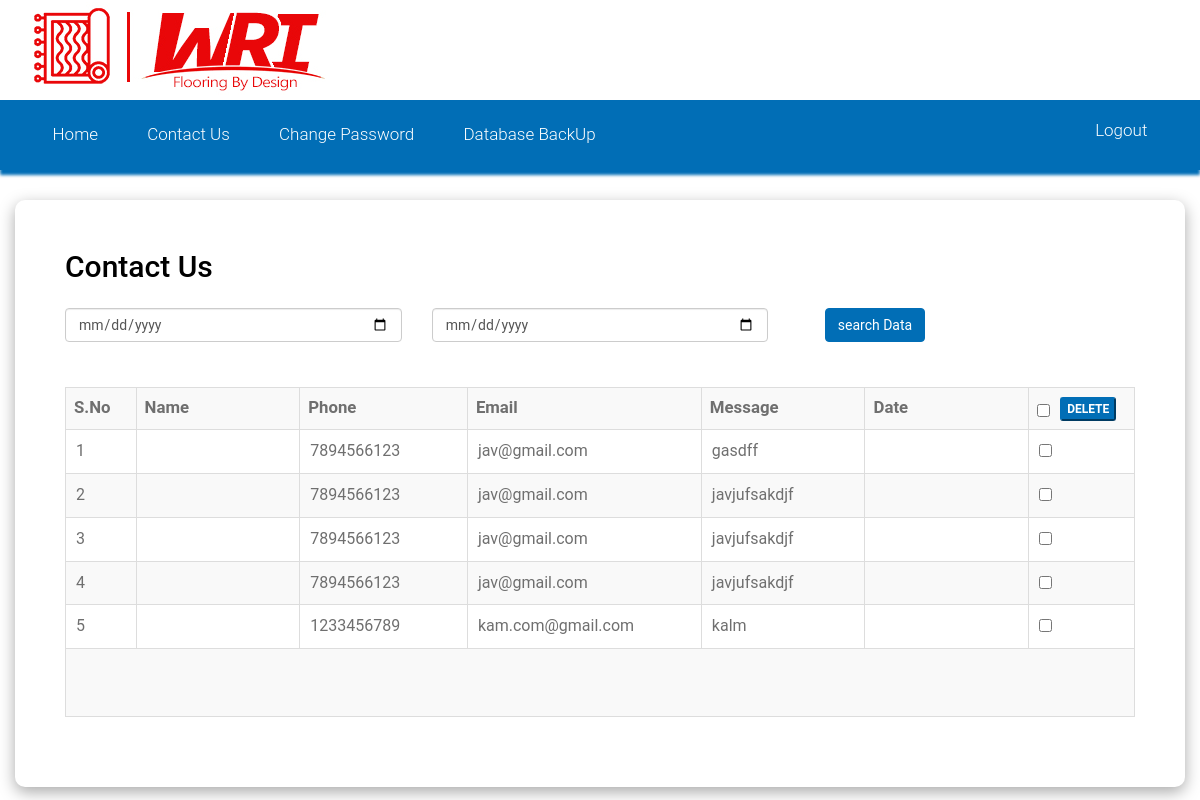
/warsirugs@1357admin/contact-us.php (signed in), run on the app's committed database.
### tables this page shows
CREATE TABLE `contact` (
  `id` int(100) NOT NULL AUTO_INCREMENT,
  `Name` varchar(50) DEFAULT NULL,
  `email` varchar(50) DEFAULT NULL,
  `phone` varchar(50) DEFAULT NULL,
  `message` varchar(300) DEFAULT NULL,
  `created_at` datetime NOT NULL DEFAULT current_timestamp(),
  PRIMARY KEY (`id`)
);

### warsirugs@1357admin/contact-us.php (the view, shortened to what this page needs)
<?php
include 'connection.php';
$tbl_name = "contact";
$limit = 100;
$page = $_GET['page'];
if ($page)
    $start = ($page - 1) * $limit;
else
    $start = 0;
$sqlDataFecth = $conn->prepare("SELECT * FROM $tbl_name WHERE id!='0' $searchStartDate $searchEndDate ORDER BY `id` DESC LIMIT $start, $limit");
$sqlDataFecth->execute();
?>
<!doctype html>
<html lang="en-US">
<head>
    <link href="css/bootstrap.css" rel="stylesheet" />
    <link href="css/style.css" rel="stylesheet" />
    <link href="css/nav-core.css" rel="stylesheet" />
    <link href="css/nav-layout.css" rel="stylesheet" />
</head>
<body>
    <?php require ('header.php'); ?>
    <div class="container-fluid">
        <div class="row">
            <div class="col-md-12 margin-30">
                <div class="content-home">
                    <h2>Contact Us</h2>
                    <form method="POST" align ="center" class="margin-25" action="">
                        <div class="row">
                            <div class="col-md-4 marginbtm-15"><input class="form-control" type="date" name="txtStartDate"></div>
                            <div class="col-md-4 marginbtm-15"><input type="date" class="form-control" name="txtEndDate"></div>
                            <div class="col-md-2 marginbtm-15"><input type="submit" name="Search" class="btn-success btn"
                                    value="search Data"></div>
                        </div>
                    </form>
                    <div class="table-responsive margin-30">
                    <form name="bulk_action_form" action="contact-us.php" method="POST"
                            onSubmit="return delete_confirm();">
                        <table class="table table-bordered table-striped">
                            <tr>
                                <th width="3%">S.No</th>
                                <th width="10%">Name</th>
                                <th width="10%">Phone</th>
                                <th width="10%">Email</th>
                                <th width="10%">Message</th>
                                <th width="10%">Date</th>
                                <th width="4%"><input type="checkbox" id="select_all" value="" /><input type="submit"
                                        class="btn-xs btn-danger" name="bulk_delete_submit" value="DELETE" /></th>
                            </tr>
                            <?php
                            $i = $start + 1;
                            while ($row = $sqlDataFecth->fetch(PDO::FETCH_ASSOC)) {
                                ?>
                                <tr>
                                    <td>
                                        <?php echo $i; ?>
                                    </td>
                                    <td>
                                    </td>
                                    <td>
                                        <?php echo $row['phone']; ?>
                                    </td>
                                    <td>
                                        <?php echo $row['email']; ?>
                                    </td>
                                    <td>
                                        <?php echo $row['message']; ?>
                                    </td>
                                    <td> <?php echo isset($row['Date']) ? date('Y-m-d', strtotime($row['Date'])) : ''; ?> </td>
                                    <td><input type="checkbox" name="checked_id[]" class="checkbox"
                                            value="<?php echo $row['id']; ?>" /></td>
                                </tr>
                                <?php $i++;
                            } ?>
                            <tr>
                                <td colspan="7">
                                </td>
                            </tr>
                        </table>
                        </form>
                    </div>
                </div>
            </div>
        </div>
    </div>
<link rel="stylesheet" href="https://cdnjs.cloudflare.com/ajax/libs/toastr.js/latest/toastr.min.css"/>
</body>
</html>

### warsirugs@1357admin/header.php
<div class="header-top">
  <div class="container">
  <div class="logo-box float-left"> <a href="home.php">
<div><img src="images\logo-red-300px.jpg"></div>
  </div>
</div>
<div id="navbar">
  <div class="container">
    <div class="navigation"> <a href="#" class="nav-button">Menu</a> <a href="#" class="nav-close">Close Menu</a>
      <nav class="nav">
        <ul>
          <li><a href="home.php">Home</a></li>
          <li><a href="contact-us.php">Contact Us</a></li>
          <li><a href="change-pass.php">Change Password</a></li>
          <li><a href="db-backup.php">Database BackUp</a></li>
          <li class="pull-right"><a href="signout.php" class="active">Logout</a></li>
        </ul>
      </nav>
    </div>
  </div>
</div>

### warsirugs@1357admin/css/style.css (style rules this page uses)
body { margin: 0px; padding: 0px; font-size: 14px; font-family: 'Roboto', sans-serif; color: #6f6f6f; -webkit-font-smoothing: antialiased; -moz-osx-font-smoothing: grayscale; background: #f2f8fd; }
img { border: none; }
div { margin: 0px; padding: 0px; }
h2 { font-size: 25px; margin: 0px; padding: 0px; }
a { text-decoration: none; color: #464d4d; transition: all .3s linear; -moz-transition: all .3s linear; -webkit-transition: all .3s linear; }
ul { list-style-type: none; margin: 0px 0px 10px 0px; padding: 0px; }
ul li { padding-left: 0px; margin-bottom: 0px; }
table { border-collapse: collapse; width: 100%; margin: 10px 0px 10px 0px; }
th, thead th, tbody th { border-style: none none solid; border-width: 0 0 1px; font-size: 105%; padding: 6px; text-align: left; }
td { padding: 10px 10px !important; text-align: left; vertical-align: top; font-size: 14px; word-wrap: break-word!important; }
a, img, input, button, span { transition: all .3s linear; -moz-transition: all .3s linear; -webkit-transition: all .3s linear; }
*, *:after, *:before { box-sizing: border-box; }
.margin-25 { margin-top: 25px!important; }
.margin-30 { margin-top: 30px!important; }
.header-top { background-color: #fff; }
#navbar { padding: 0px 0; background: #016eb6!important; z-index: 999; min-height: 60px; box-shadow: 0px 5px 3px #016eb6!important; }
.navigation { margin: 0px 0px 0px 0px; width: 100%; }
.content-home { padding: 50px; width: 100%; background: #fff; box-shadow: 0px 5px 16px darkgrey; margin: 0 auto; overflow: hidden; border-radius: 10px; }
.content-home h2 { text-align: left; font-size: 30px; color: black; }
.btn-success, .btn-xs { background-color: #016eb6; border-color: #016eb6; }
.marginbtm-15 { margin-bottom: 15px!important; }
html,body,div,span,object,iframe,h1,h2,h3,h4,h5,h6,p,blockquote,pre,abbr,address,cite,code,del,dfn,em,img,ins,kbd,q,samp,small,strong,sub,sup,var,b,i,dl,dt,dd,ol,ul,li,fieldset,form,label,legend,table,caption,tbody,tfoot,thead,tr,th,td,article,aside,canvas,details,figcaption,figure,footer,header,hgroup,menu,nav,section,summary,time,mark,audio,video { margin:0;padding:0;border:0;outline:0;font-size:100%;vertical-align:baseline;background:transparent }
body { line-height:1 }
article,aside,details,figcaption,figure,footer,header,hgroup,menu,nav,section { display:block }
nav ul { list-style:none }
a { margin:0;padding:0;font-size:100%;vertical-align:baseline;background:transparent;text-decoration:none }
table { border-collapse:collapse;border-spacing:0 }
input,select { vertical-align:middle }
li { list-style:none }
html,body,div,span,object,iframe,h1,h2,h3,h4,h5,h6,p,blockquote,pre, abbr,address,cite,code,del,dfn,em,img,ins,kbd,q,samp,small,strong, sub,sup,var,b,i,dl,dt,dd,ol,ul,li,fieldset,form,label,legend, table,caption,tbody,tfoot,thead,tr,th,td,article,aside,canvas, details,figcaption,figure,footer,header,hgroup,menu,nav,section, summary,time,mark,audio,video { margin: 0; padding: 0; border: 0; outline: 0; font-size: 100%; vertical-align: baseline; background: transparent; }
body { line-height: 1; }
article, aside, details, figcaption, figure, footer, header, hgroup, menu, nav, section { display: block; }
nav ul { list-style: none; }
a { margin: 0; padding: 0; font-size: 100%; vertical-align: baseline; background: transparent; text-decoration: none; }
table { border-collapse: collapse; border-spacing: 0; }
input, select { vertical-align: middle; }
li { list-style: none; }
img { vertical-align: middle; border-style: none; }
html, body, div, span, object, iframe, h1, h2, h3, h4, h5, h6, p, blockquote, pre, abbr, address, cite, code, del, dfn, em, img, ins, kbd, q, samp, small, strong, sub, sup, var, b, i, dl, dt, dd, ol, ul, li, fieldset, form, label, legend, table, caption, tbody, tfoot, thead, tr, th, td, article, aside, canvas, details, figcaption, figure, footer, header, hgroup, menu, nav, section, summary, time, mark, audio, video { margin: 0; padding: 0; border: 0; outline: 0; font-size: 100%; vertical-align: baseline; background: transparent; }
.logo-box { position: relative; display: block; margin: 2px 0; transition: all 500ms ease 100ms; }

### warsirugs@1357admin/contact-us.php (style rules this page uses)
.btn-danger { margin-left: 10px !important; }

### data on the page
contact: phone "7894566123", email "jav@gmail.com", message "gasdff"
contact: phone "7894566123", email "jav@gmail.com", message "javjufsakdjf"
contact: phone "7894566123", email "jav@gmail.com", message "javjufsakdjf"
contact: phone "7894566123", email "jav@gmail.com", message "javjufsakdjf"
contact: phone "1233456789", email "kam.com@gmail.com", message "kalm"
